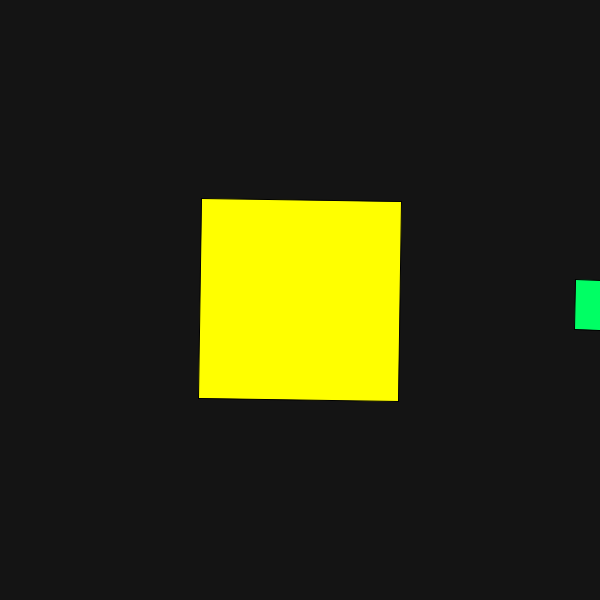
Frame 1 (no input)
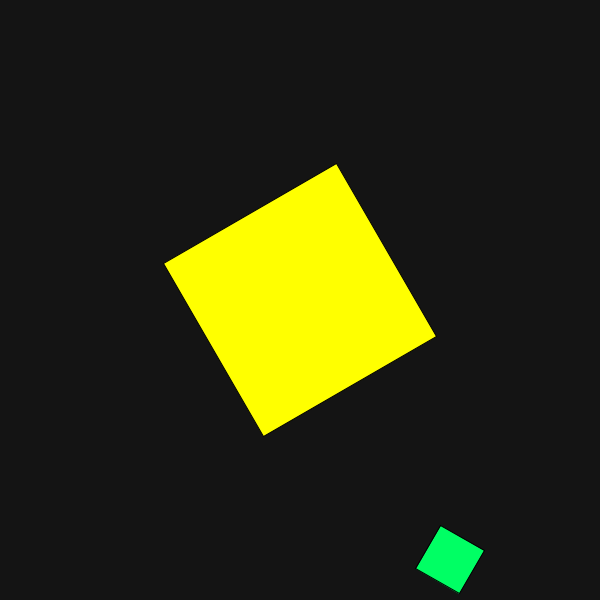
Frame 60 (the mouse pressed at the canvas centre just before this capture)
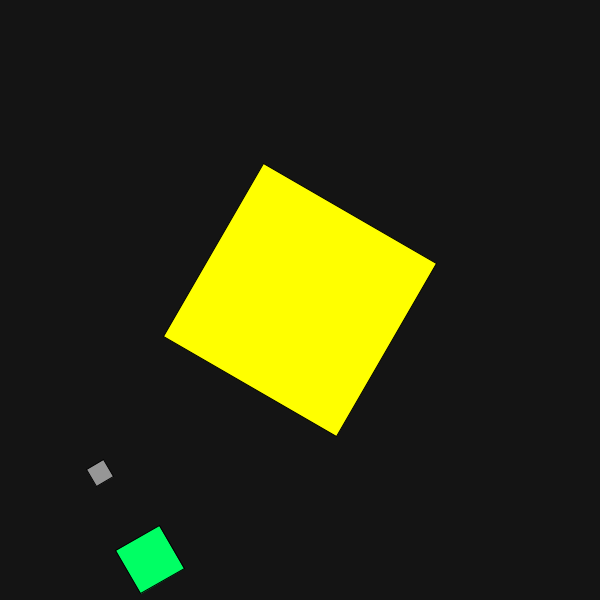
Frame 120 (the mouse held since frame 60 and released just before this capture)

The Processing sketch that drew these frames (run headless with seeded random() and noise(); from frame 60 on, the mouse is pressed at the canvas centre):

// Processing sketch: planets
// ── planets.pde
void setup(){
size(600,600);
rectMode(CENTER);

}

void draw() {
  background(20);
  pushMatrix();
  translate(width/2, height/2);
  rotate(radians(frameCount));
  fill(255,255,0);
  rect(0,0,200,200);
  
  pushMatrix();
  translate(300,0);
  rotate(radians(frameCount));
  fill(0,255,100);
  rect(0,0,50,50);
  
  
  pushMatrix();
  translate(100,0);
  fill(150);
  rect(0,0,20,20);
  
  popMatrix();
  popMatrix();
  popMatrix();
}
